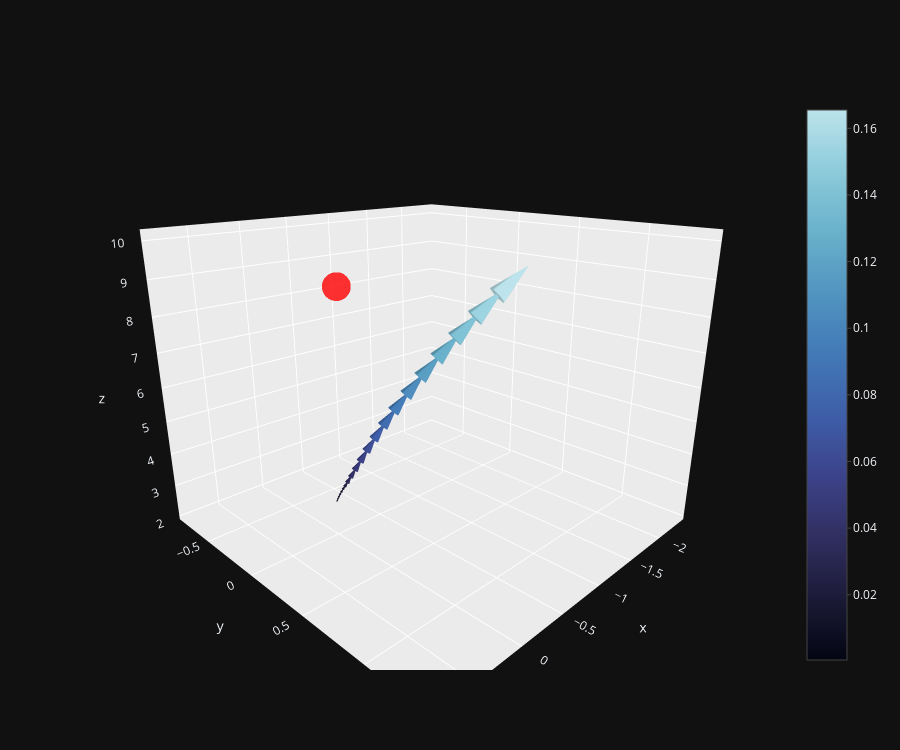

Notebook code for this chart:
### Markdown cell above
# Trajectory with vector field

### Code cell
ep_idx = 0
linear_positions = result["linear_position"][ep_idx]
linear_velocities = result["linear_velocity"][ep_idx]
target_vector = result["waypoints"][ep_idx]
plotly_vector_field(linear_positions, linear_velocities, target_vector, size=0.2)

### Figure 1 — Plotly figure (JSON) as saved in the notebook; plotly's stock layout.template omitted (floating-point values rounded to 4 significant figures)
{"data": [{"anchor": "tip", "colorbar": {"thickness": 40, "ticklen": 4}, "colorscale": [[0.0, "rgb(3, 5, 18)"], [0.11, "rgb(27, 26, 54)"], [0.22, "rgb(48, 46, 95)"], [0.33, "rgb(60, 66, 136)"], [0.44, "rgb(62, 93, 168)"], [0.56, "rgb(66, 122, 183)"], [0.67, "rgb(82, 149, 192)"], [0.78, "rgb(106, 177, 203)"], [0.89, "rgb(140, 203, 219)"], [1.0, "rgb(188, 227, 235)"]], "sizemode": "absolute", "sizeref": 0.2, "u": [-8.433e-05, -0.0006189, -0.00122, -0.001626, -0.002178, -0.002669, -0.003322, -0.004109, -0.005847, -0.008043, -0.01034, -0.01277, -0.01543, -0.01834, -0.02144, -0.02475, -0.02825, -0.03178, -0.03542, -0.03921, -0.0431, -0.04724, -0.05152], "v": [0.0001219, 0.000684, 0.001196, 0.001447, 0.001715, 0.001912, 0.002143, 0.002386, 0.002802, 0.00324, 0.003699, 0.004141, 0.004692, 0.005531, 0.006655, 0.008054, 0.009597, 0.01108, 0.01261, 0.0142, 0.01585, 0.01759, 0.01935], "w": [-0.0003788, 0.01011, 0.01575, 0.01771, 0.02026, 0.02174, 0.024, 0.02674, 0.03506, 0.04535, 0.05545, 0.06525, 0.0749, 0.08408, 0.09317, 0.1023, 0.1108, 0.119, 0.1269, 0.1346, 0.142, 0.1492, 0.1561], "x": [-0.0001182, -0.001661, -0.005687, -0.01162, -0.01944, -0.0294, -0.04164, -0.05687, -0.07731, -0.1062, -0.1441, -0.1915, -0.2491, -0.318, -0.399, -0.4931, -0.6008, -0.7226, -0.8587, -1.01, -1.176, -1.359, -1.558], "y": [0.0001678, 0.001967, 0.006084, 0.01153, 0.01797, 0.02534, 0.03355, 0.04274, 0.05327, 0.06558, 0.07971, 0.09561, 0.1135, 0.1343, 0.1591, 0.1891, 0.2252, 0.2673, 0.3154, 0.3698, 0.4306, 0.4984, 0.5732], "z": [2.95, 2.975, 3.031, 3.099, 3.176, 3.261, 3.353, 3.456, 3.582, 3.748, 3.955, 4.201, 4.487, 4.809, 5.168, 5.564, 5.994, 6.458, 6.954, 7.481, 8.037, 8.624, 9.238], "type": "cone"}, {"marker": {"color": "red", "opacity": 0.8, "size": 10}, "mode": "markers", "x": [-0.04589], "y": [0.0461], "z": [9.0], "type": "scatter3d"}], "layout": {"autosize": false, "height": 750, "scene": {"aspectratio": {"x": 1, "y": 1, "z": 0.8}, "camera": {"eye": {"x": 1.2, "y": 1.2, "z": 0.6}}, "xaxis": {"backgroundcolor": "rgb(235, 235, 235)", "gridcolor": "rgb(255, 255, 255)", "showbackground": true, "zerolinecolor": "rgb(255, 255, 255)"}, "yaxis": {"backgroundcolor": "rgb(235, 235, 235)", "gridcolor": "rgb(255, 255, 255)", "showbackground": true, "zerolinecolor": "rgb(255, 255, 255)"}, "zaxis": {"backgroundcolor": "rgb(235, 235, 235)", "gridcolor": "rgb(255, 255, 255)", "showbackground": true, "zerolinecolor": "rgb(255, 255, 255)"}}, "width": 900}}
